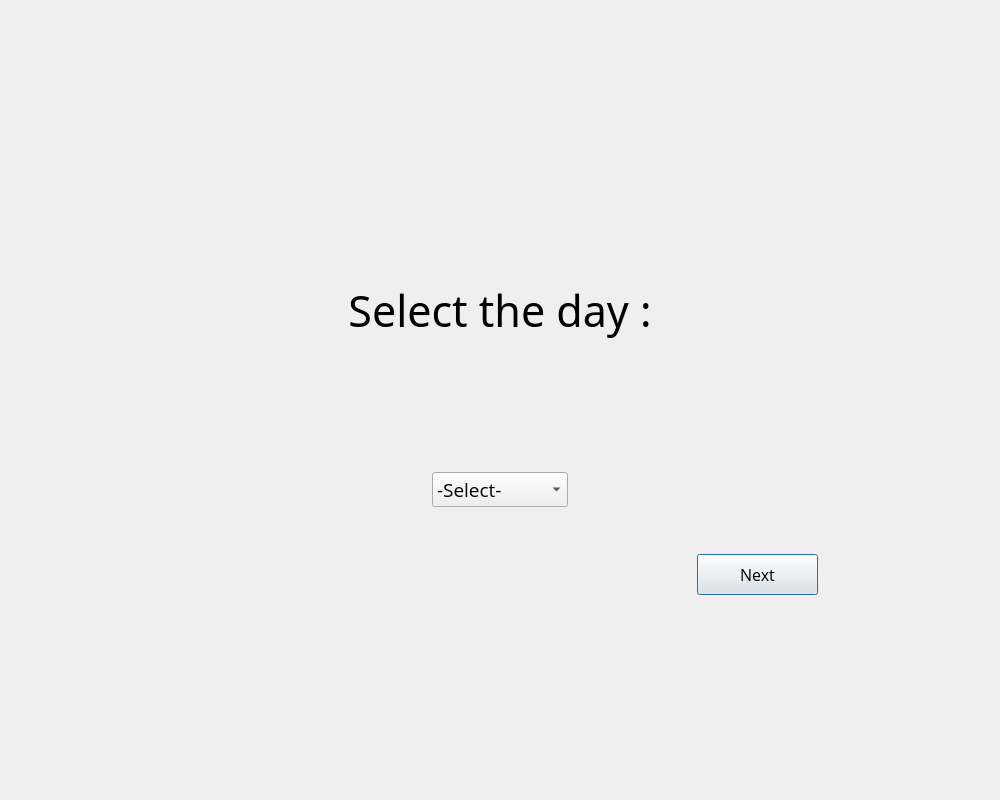
<?xml version="1.0" encoding="UTF-8"?>
<ui version="4.0">
 <class>Dialog</class>
 <widget class="QDialog" name="Dialog">
  <property name="geometry">
   <rect>
    <x>0</x>
    <y>0</y>
    <width>1000</width>
    <height>800</height>
   </rect>
  </property>
  <property name="font">
   <font>
    <family>Modern</family>
   </font>
  </property>
  <property name="windowTitle">
   <string>Dialog</string>
  </property>
  <layout class="QGridLayout" name="gridLayout">
   <item row="1" column="0">
    <widget class="QWidget" name="widget_3" native="true"/>
   </item>
   <item row="0" column="1">
    <widget class="QWidget" name="widget_5" native="true"/>
   </item>
   <item row="1" column="1">
    <widget class="QWidget" name="widget_2" native="true">
     <layout class="QGridLayout" name="gridLayout_2">
      <item row="0" column="0">
       <layout class="QVBoxLayout" name="verticalLayout">
        <property name="spacing">
         <number>120</number>
        </property>
        <item>
         <widget class="QLabel" name="label">
          <property name="sizePolicy">
           <sizepolicy hsizetype="Preferred" vsizetype="Preferred">
            <horstretch>0</horstretch>
            <verstretch>0</verstretch>
           </sizepolicy>
          </property>
          <property name="font">
           <font>
            <family>Centaur</family>
            <pointsize>32</pointsize>
            <strikeout>false</strikeout>
            <kerning>true</kerning>
           </font>
          </property>
          <property name="text">
           <string>Select the day :</string>
          </property>
          <property name="alignment">
           <set>Qt::AlignCenter</set>
          </property>
         </widget>
        </item>
        <item>
         <widget class="QWidget" name="widget" native="true">
          <layout class="QHBoxLayout" name="horizontalLayout">
           <item>
            <widget class="QComboBox" name="comboBox">
             <property name="enabled">
              <bool>true</bool>
             </property>
             <property name="sizePolicy">
              <sizepolicy hsizetype="Fixed" vsizetype="Fixed">
               <horstretch>0</horstretch>
               <verstretch>0</verstretch>
              </sizepolicy>
             </property>
             <property name="font">
              <font>
               <family>Open Sans</family>
               <pointsize>14</pointsize>
               <kerning>true</kerning>
              </font>
             </property>
             <item>
              <property name="text">
               <string>-Select-</string>
              </property>
             </item>
             <item>
              <property name="text">
               <string>Sunday</string>
              </property>
             </item>
             <item>
              <property name="text">
               <string>Monday</string>
              </property>
             </item>
             <item>
              <property name="text">
               <string>Tuesday</string>
              </property>
             </item>
             <item>
              <property name="text">
               <string>Wednesday</string>
              </property>
             </item>
             <item>
              <property name="text">
               <string>Thursday</string>
              </property>
             </item>
             <item>
              <property name="text">
               <string>Friday</string>
              </property>
             </item>
             <item>
              <property name="text">
               <string>Saturday</string>
              </property>
             </item>
            </widget>
           </item>
          </layout>
         </widget>
        </item>
       </layout>
      </item>
     </layout>
    </widget>
   </item>
   <item row="1" column="2">
    <widget class="QWidget" name="widget_4" native="true"/>
   </item>
   <item row="2" column="1">
    <widget class="QWidget" name="widget_6" native="true"/>
   </item>
   <item row="2" column="2">
    <widget class="QWidget" name="widget_7" native="true">
     <widget class="QPushButton" name="pushButton">
      <property name="geometry">
       <rect>
        <x>30</x>
        <y>20</y>
        <width>121</width>
        <height>41</height>
       </rect>
      </property>
      <property name="font">
       <font>
        <family>Open Sans</family>
        <pointsize>12</pointsize>
       </font>
      </property>
      <property name="styleSheet">
       <string notr="true"/>
      </property>
      <property name="text">
       <string>Next</string>
      </property>
     </widget>
    </widget>
   </item>
  </layout>
 </widget>
 <resources/>
 <connections/>
</ui>
